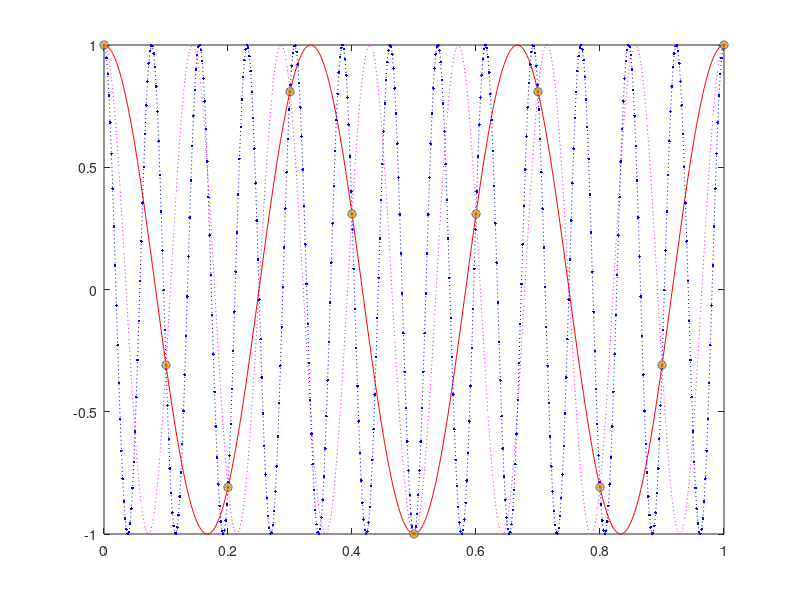

This figure's MATLAB source:
%Draw the continue function
x = linspace(0, 1, 500);

y1 = cos(6 * pi * x);
y2 = cos(14 * pi * x);
y3 = cos(26 * pi * x);
plot(x, y1, 'r');
hold on;
plot(x, y2, ':m');
hold on;
plot(x, y3, ':.b');

% Draw the sampling function
px = 0:0.1:1;
py1 = cos(6 * pi * px);
py2 = cos(14 * pi * px);
py3 = cos(26 * pi * px);
plot(px, py1, 'o');
hold on;
plot(px, py2, '*');
hold on;
plot(px, py3, 'p');